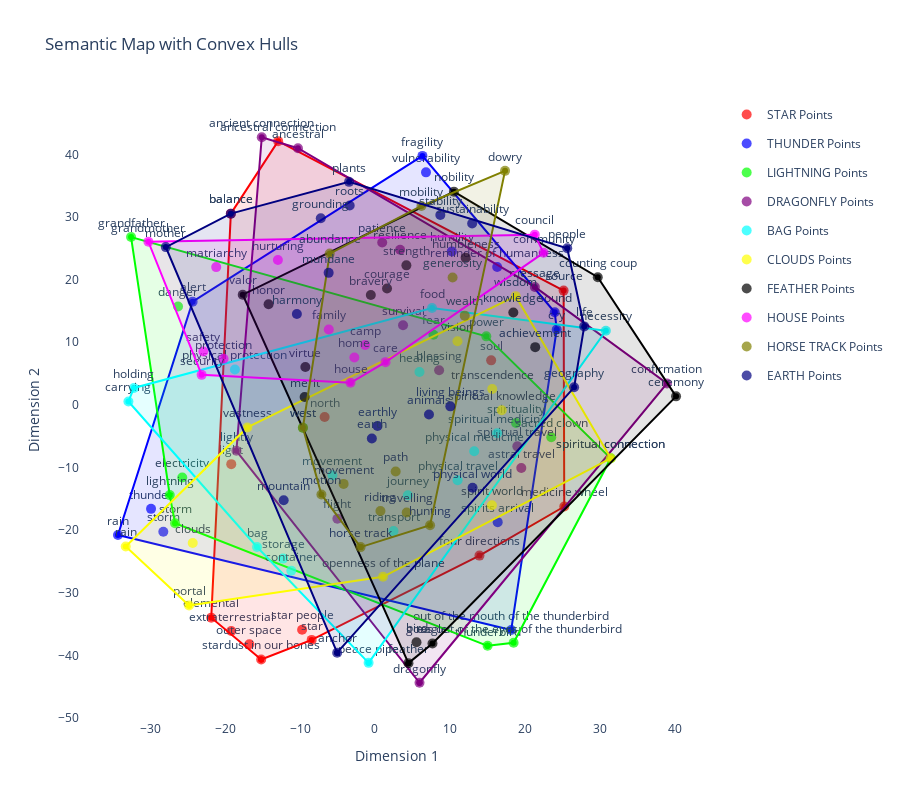

Source (notebook cell):
### Code cell
import numpy as np
import plotly.graph_objects as go
from sklearn.manifold import TSNE
from shapely.geometry import MultiPoint
from scipy.spatial import ConvexHull
from transformers import CLIPTokenizer, CLIPModel
import torch
from sklearn.decomposition import PCA
from umap import UMAP
import seaborn as sns


def map_words_to_semantic_space_dynamic(word_dict, scaling_factor=2000, dim_red="tsne", perplexity=6):
    # Load CLIP model and tokenizer
    model_name = "openai/clip-vit-base-patch32"
    tokenizer = CLIPTokenizer.from_pretrained(model_name)
    model = CLIPModel.from_pretrained(model_name)

    # Combine all words across archetypes
    all_words = []
    labels = []
    for archetype, words in word_dict.items():
        all_words.extend(words)
        labels.extend([archetype] * len(words))

    # Calculate embeddings for all words
    word_vectors = []
    for word in all_words:
        tokenized = tokenizer(word, return_tensors="pt", padding=True, truncation=True)
        with torch.no_grad():
            embedding = model.get_text_features(**tokenized)
        word_vectors.append(embedding.squeeze(0).numpy())

    word_vectors = np.array(word_vectors)

    # Dimensionality reduction
    # Dimensionality reduction
    if dim_red == "tsne":
        dim_red_model = TSNE(n_components=2, perplexity=perplexity, random_state=42)
        word_vectors_2d = dim_red_model.fit_transform(word_vectors)
    elif dim_red == "pca":
        dim_red_model = PCA(n_components=2)
        word_vectors_2d = dim_red_model.fit_transform(word_vectors)
    elif dim_red == "umap":
        dim_red_model = UMAP(n_components=2, random_state=42)
        word_vectors_2d = dim_red_model.fit_transform(word_vectors)
    else:
        raise ValueError(f"Invalid value for dim_red: {dim_red}. Supported values: 'tsne', 'pca', 'umap'.")

    return word_vectors_2d, labels, all_words, word_vectors


def create_dynamic_plot(word_vectors_2d, labels, all_words):
    # Create a Plotly figure
    fig = go.Figure()

    unique_archetypes = list(set(labels))
    base_colors = [
        'rgba(255, 0, 0, 1)',    # Red
        'rgba(0, 0, 255, 1)',    # Blue
        'rgba(0, 255, 0, 1)',    # Green
        'rgba(128, 0, 128, 1)',  # Purple
        'rgba(0, 255, 255, 1)',  # Cyan
        'rgba(255, 255, 0, 1)',  # Yellow
        'rgba(0, 0, 0, 1)',      # Black
        'rgba(255, 0, 255, 1)',  # Magenta
        'rgba(128, 128, 0, 1)',  # Olive
        'rgba(0, 0, 128, 1)',    # Navy
        'rgba(0, 128, 128, 1)',  # Teal
        'rgba(0, 128, 0, 1)',    # Lime
    ]

    archetype_hulls = {}
    areas = {}
    for i, archetype in enumerate(unique_archetypes):
        # Get points for the current archetype
        archetype_indices = [j for j, label in enumerate(labels) if label == archetype]
        x = word_vectors_2d[archetype_indices, 0]
        y = word_vectors_2d[archetype_indices, 1]

        # Calculate convex hull and area
        archetype_points = MultiPoint([(x[j], y[j]) for j in range(len(x))])
        hull = archetype_points.convex_hull
        area = hull.area
        archetype_hulls[archetype] = hull
        areas[archetype] = area
        print(f"{archetype} area: {area:.2f}")

        # Add scatter plot for archetype points
        fig.add_trace(go.Scatter(
            x=x, y=y,
            mode='markers+text',
            marker=dict(size=10, color=base_colors[i % len(base_colors)], opacity=0.7),
            text=np.array(all_words)[archetype_indices],
            textposition="top center",
            name=f"{archetype} Points",
            legendgroup=archetype,  # Group the points and hull together
            showlegend=True         # Show legend only for the points
        ))

        # Add convex hull for archetype
        if len(x) > 2:  # Only plot hull if it exists
            hull_coords = np.array(hull.exterior.coords)
            fig.add_trace(go.Scatter(
                x=hull_coords[:, 0].tolist() + [hull_coords[0, 0]],
                y=hull_coords[:, 1].tolist() + [hull_coords[0, 1]],
                fill='toself',
                fillcolor=base_colors[i % len(base_colors)].replace('1)', '0.1)'),
                line=dict(color=base_colors[i % len(base_colors)]),
                name=f"{archetype} Hull",
                legendgroup=archetype,  # Group the hull with the points
                showlegend=False        # Do not show a separate legend for the hull
            ))

    # Update plot layout
    fig.update_layout(
        title="Semantic Map with Convex Hulls",
        xaxis_title="Dimension 1",
        yaxis_title="Dimension 2",
        width=900,
        height=800
    )
    # Remove gridlines
    fig.update_xaxes(showgrid=False)
    fig.update_yaxes(showgrid=False)
    # Remove background color
    fig.update_layout(plot_bgcolor='rgba(0,0,0,0)')
    fig.write_html("dynamic_semantic_map.html")
    fig.show()

    return archetype_hulls, areas


lakota_symbols = {
    "BAG": [
        "bag", "movement", "storage", "transport", "physical medicine",
        "spiritual medicine", "peace pipe", "healing", "necessity", "holding",
        "physical travel", "container", "physical protection", "carrying", "journey", "food"
    ],
    "CLOUDS": [
        "clouds", "rain", "spiritual connection", "vision", "spiritual knowledge",
        "spirit world", "portal", "transcendence", "wisdom", "openness of the plane", "vastness"
    ],
    "DRAGONFLY": [
        "dragonfly", "resilience", "ancient connection", "ancestral", "confirmation",
        "message", "spiritual travel", "flight", "astral travel", "lightly", "blessing",
        "patience", "survival"
    ],
    "EARTH": [
        "earth", "people", "animals", "living beings", "plants", "roots", "mother",
        "geography", "mountain", "earthly", "mundane", "physical world", "harmony",
        "life", "sustainability", "balance", "grounding", "anchor", "stability"
    ],
    "FEATHER": [
        "feather", "achievement", "honor", "bravery", "merit", "counting coup",
        "courage", "knowledge", "eagle", "bird", "ceremony", "humbleness", "nobility",
        "virtue", "valor", "strength"
    ],
    "HORSE TRACK": [
        "horse track", "wealth", "travelling", "movement", "path", "motion",
        "riding", "hunting", "abundance", "dowry", "generosity", "west", "mobility"
    ],
    "HOUSE": [
        "house", "nurturing", "protection", "security", "home", "community",
        "matriarchy", "camp", "family", "care", "council", "grandmother", "safety"
    ],
    "LIGHTNING": [
        "lightning", "power", "thunderbird", "sacred clown", "spirituality", "storm",
        "spiritual connection", "electricity", "west", "fear", "grandfather", "danger",
        "goes out of the eyes of the thunderbird"
    ],
    "STAR": [
        "star", "medicine wheel", "four directions", "north", "ancestral connection",
        "stardust in our bones", "elemental", "extraterrestrial", "star people", "soul",
        "source", "light", "outer space", "balance"
    ],
    "THUNDER": [
        "thunder", "storm", "sound", "cry", "rain", "alert", "spirits arrival",
        "humility", "reminder of humanness", "fragility", "vulnerability", "out of the mouth of the thunderbird"
    ]
}


# Map words to semantic space
word_vectors_2d, labels, all_words, word_vectors = map_words_to_semantic_space_dynamic(lakota_symbols, dim_red="tsne", perplexity=15)

# Create dynamic plot
hulls, areas = create_dynamic_plot(word_vectors_2d, labels, all_words)
plot_archetype_heatmap(hulls)

# plot areas as bar chart
areas_ordered = {k: v for k, v in sorted(areas.items(), key=lambda item: item[1])}
import matplotlib.pyplot as plt
plt.figure(figsize=(10, 5))
plt.bar(areas_ordered.keys(), areas_ordered.values())
plt.ylabel("Area of Convex Hull")
plt.title("Area of Convex Hull for Each Symbol")
plt.tight_layout()
plt.show()

### Figure 1 — Plotly figure (JSON) as saved in the notebook; plotly's stock layout.template omitted (floating-point values rounded to 4 significant figures)
{"data": [{"legendgroup": "STAR", "marker": {"color": "rgba(255, 0, 0, 1)", "opacity": 0.7, "size": 10}, "mode": "markers+text", "name": "STAR Points", "showlegend": true, "text": ["star", "medicine wheel", "four directions", "north", "ancestral connection", "stardust in our bones", "elemental", "extraterrestrial", "star people", "soul", "source", "light", "outer space", "balance"], "textposition": "top center", "type": "scatter", "x": [-8.45, 25.27, 13.95, -6.717, -12.92, -15.19, -21.85, -19.19, -9.726, 15.51, 25.18, -19.18, -16.76, -19.24], "y": [-37.53, -16.23, -24.07, -1.953, 42.11, -40.66, -33.98, -36.11, -35.9, 7.105, 18.24, -9.471, -38.22, 30.53]}, {"fill": "toself", "fillcolor": "rgba(255, 0, 0, 0.1)", "legendgroup": "STAR", "line": {"color": "rgba(255, 0, 0, 1)"}, "name": "STAR Hull", "showlegend": false, "type": "scatter", "x": [-15.19, -21.85, -19.24, -12.92, 25.18, 25.27, 13.95, -8.45, -15.19, -15.19], "y": [-40.66, -33.98, 30.53, 42.11, 18.24, -16.23, -24.07, -37.53, -40.66, -40.66]}, {"legendgroup": "THUNDER", "marker": {"color": "rgba(0, 0, 255, 1)", "opacity": 0.7, "size": 10}, "mode": "markers+text", "name": "THUNDER Points", "showlegend": true, "text": ["thunder", "storm", "sound", "cry", "rain", "alert", "spirits arrival", "humility", "reminder of humanness", "fragility", "vulnerability", "out of the mouth of the thunderbird"], "textposition": "top center", "type": "scatter", "x": [-29.89, -28.25, 23.99, 24.26, -34.3, -24.34, 16.38, 10.26, 16.32, 6.335, 6.811, 18.18], "y": [-16.61, -20.25, 14.79, 12.04, -20.77, 16.48, -18.73, 24.5, 22.0, 39.75, 37.13, -35.95]}, {"fill": "toself", "fillcolor": "rgba(0, 0, 255, 0.1)", "legendgroup": "THUNDER", "line": {"color": "rgba(0, 0, 255, 1)"}, "name": "THUNDER Hull", "showlegend": false, "type": "scatter", "x": [18.18, -34.3, -24.34, 6.335, 23.99, 24.26, 18.18, 18.18], "y": [-35.95, -20.77, 16.48, 39.75, 14.79, 12.04, -35.95, -35.95]}, {"legendgroup": "LIGHTNING", "marker": {"color": "rgba(0, 255, 0, 1)", "opacity": 0.7, "size": 10}, "mode": "markers+text", "name": "LIGHTNING Points", "showlegend": true, "text": ["lightning", "power", "thunderbird", "sacred clown", "spirituality", "storm", "spiritual connection", "electricity", "west", "fear", "grandfather", "danger", "goes out of the eyes of the thunderbird"], "textposition": "top center", "type": "scatter", "x": [-27.39, 14.86, 15.03, 23.53, 18.83, -26.69, 31.47, -25.72, -9.618, 7.804, -32.56, -26.28, 18.5], "y": [-14.41, 10.94, -38.48, -5.183, -2.885, -18.9, -8.54, -11.61, -3.648, 11.2, 26.79, 15.69, -37.99]}, {"fill": "toself", "fillcolor": "rgba(0, 255, 0, 0.1)", "legendgroup": "LIGHTNING", "line": {"color": "rgba(0, 255, 0, 1)"}, "name": "LIGHTNING Hull", "showlegend": false, "type": "scatter", "x": [15.03, -26.69, -27.39, -32.56, 14.86, 31.47, 18.5, 15.03, 15.03], "y": [-38.48, -18.9, -14.41, 26.79, 10.94, -8.54, -37.99, -38.48, -38.48]}, {"legendgroup": "DRAGONFLY", "marker": {"color": "rgba(128, 0, 128, 1)", "opacity": 0.7, "size": 10}, "mode": "markers+text", "name": "DRAGONFLY Points", "showlegend": true, "text": ["dragonfly", "resilience", "ancient connection", "ancestral", "confirmation", "message", "spiritual travel", "flight", "astral travel", "lightly", "blessing", "patience", "survival"], "textposition": "top center", "type": "scatter", "x": [5.945, 3.356, -15.11, -10.28, 38.98, 21.34, 19.0, -5.015, 19.53, -18.49, 8.561, 0.9661, 3.747], "y": [-44.37, 24.77, 42.73, 40.98, 3.413, 18.83, -6.629, -18.18, -10.08, -7.343, 5.515, 25.93, 12.7]}, {"fill": "toself", "fillcolor": "rgba(128, 0, 128, 0.1)", "legendgroup": "DRAGONFLY", "line": {"color": "rgba(128, 0, 128, 1)"}, "name": "DRAGONFLY Hull", "showlegend": false, "type": "scatter", "x": [5.945, -18.49, -15.11, -10.28, 21.34, 38.98, 5.945, 5.945], "y": [-44.37, -7.343, 42.73, 40.98, 18.83, 3.413, -44.37, -44.37]}, {"legendgroup": "BAG", "marker": {"color": "rgba(0, 255, 255, 1)", "opacity": 0.7, "size": 10}, "mode": "markers+text", "name": "BAG Points", "showlegend": true, "text": ["bag", "movement", "storage", "transport", "physical medicine", "spiritual medicine", "peace pipe", "healing", "necessity", "holding", "physical travel", "container", "physical protection", "carrying", "journey", "food"], "textposition": "top center", "type": "scatter", "x": [-15.74, -5.674, -12.27, 2.474, 13.25, 16.3, -0.8507, 5.941, 30.82, -32.17, 11.03, -11.17, -18.69, -32.91, 4.389, 7.618], "y": [-22.7, -11.25, -24.55, -20.16, -7.409, -4.528, -41.2, 5.256, 11.84, 2.704, -12.04, -26.5, 5.656, 0.5415, -14.44, 15.45]}, {"fill": "toself", "fillcolor": "rgba(0, 255, 255, 0.1)", "legendgroup": "BAG", "line": {"color": "rgba(0, 255, 255, 1)"}, "name": "BAG Hull", "showlegend": false, "type": "scatter", "x": [-0.8507, -15.74, -32.91, -32.17, 7.618, 30.82, -0.8507, -0.8507], "y": [-41.2, -22.7, 0.5415, 2.704, 15.45, 11.84, -41.2, -41.2]}, {"legendgroup": "CLOUDS", "marker": {"color": "rgba(255, 255, 0, 1)", "opacity": 0.7, "size": 10}, "mode": "markers+text", "name": "CLOUDS Points", "showlegend": true, "text": ["clouds", "rain", "spiritual connection", "vision", "spiritual knowledge", "spirit world", "portal", "transcendence", "wisdom", "openness of the plane", "vastness"], "textposition": "top center", "type": "scatter", "x": [-24.32, -33.26, 31.47, 11.01, 16.92, 15.61, -24.81, 15.65, 18.78, 1.076, -17.03], "y": [-22.05, -22.62, -8.54, 10.14, -0.861, -16.04, -32.05, 2.534, 17.36, -27.45, -3.607]}, {"fill": "toself", "fillcolor": "rgba(255, 255, 0, 0.1)", "legendgroup": "CLOUDS", "line": {"color": "rgba(255, 255, 0, 1)"}, "name": "CLOUDS Hull", "showlegend": false, "type": "scatter", "x": [-24.81, -33.26, -17.03, 18.78, 31.47, 1.076, -24.81, -24.81], "y": [-32.05, -22.62, -3.607, 17.36, -8.54, -27.45, -32.05, -32.05]}, {"legendgroup": "FEATHER", "marker": {"color": "rgba(0, 0, 0, 1)", "opacity": 0.7, "size": 10}, "mode": "markers+text", "name": "FEATHER Points", "showlegend": true, "text": ["feather", "achievement", "honor", "bravery", "merit", "counting coup", "courage", "knowledge", "eagle", "bird", "ceremony", "humbleness", "nobility", "virtue", "valor", "strength"], "textposition": "top center", "type": "scatter", "x": [4.466, 21.39, -14.2, -0.5523, -9.388, 29.74, 1.608, 18.47, 7.676, 5.544, 40.18, 12.1, 10.54, -9.292, -17.65, 4.195], "y": [-41.24, 9.213, 16.05, 17.53, 1.257, 20.38, 18.57, 14.74, -38.11, -37.92, 1.353, 23.47, 34.04, 6.056, 17.58, 22.28]}, {"fill": "toself", "fillcolor": "rgba(0, 0, 0, 0.1)", "legendgroup": "FEATHER", "line": {"color": "rgba(0, 0, 0, 1)"}, "name": "FEATHER Hull", "showlegend": false, "type": "scatter", "x": [4.466, -17.65, 10.54, 29.74, 40.18, 7.676, 4.466, 4.466], "y": [-41.24, 17.58, 34.04, 20.38, 1.353, -38.11, -41.24, -41.24]}, {"legendgroup": "HOUSE", "marker": {"color": "rgba(255, 0, 255, 1)", "opacity": 0.7, "size": 10}, "mode": "markers+text", "name": "HOUSE Points", "showlegend": true, "text": ["house", "nurturing", "protection", "security", "home", "community", "matriarchy", "camp", "family", "care", "council", "grandmother", "safety"], "textposition": "top center", "type": "scatter", "x": [-3.266, -12.96, -20.21, -23.13, -2.75, 22.5, -21.19, -1.307, -6.161, 1.413, 21.33, -30.24, -22.9], "y": [3.526, 23.14, 7.354, 4.79, 7.551, 24.28, 21.99, 9.56, 12.03, 6.817, 27.18, 26.04, 8.527]}, {"fill": "toself", "fillcolor": "rgba(255, 0, 255, 0.1)", "legendgroup": "HOUSE", "line": {"color": "rgba(255, 0, 255, 1)"}, "name": "HOUSE Hull", "showlegend": false, "type": "scatter", "x": [-3.266, -23.13, -30.24, 21.33, 22.5, 1.413, -3.266, -3.266], "y": [3.526, 4.79, 26.04, 27.18, 24.28, 6.817, 3.526, 3.526]}, {"legendgroup": "HORSE TRACK", "marker": {"color": "rgba(128, 128, 0, 1)", "opacity": 0.7, "size": 10}, "mode": "markers+text", "name": "HORSE TRACK Points", "showlegend": true, "text": ["horse track", "wealth", "travelling", "movement", "path", "motion", "riding", "hunting", "abundance", "dowry", "generosity", "west", "mobility"], "textposition": "top center", "type": "scatter", "x": [-1.923, 11.98, 4.236, -4.185, 2.765, -7.148, 0.7311, 7.354, -6.036, 17.36, 10.36, -9.618, 6.2], "y": [-22.72, 14.24, -17.18, -12.62, -10.64, -14.33, -16.96, -19.23, 24.15, 37.36, 20.34, -3.648, 31.76]}, {"fill": "toself", "fillcolor": "rgba(128, 128, 0, 0.1)", "legendgroup": "HORSE TRACK", "line": {"color": "rgba(128, 128, 0, 1)"}, "name": "HORSE TRACK Hull", "showlegend": false, "type": "scatter", "x": [-1.923, -7.148, -9.618, -6.036, 6.2, 17.36, 7.354, -1.923, -1.923], "y": [-22.72, -14.33, -3.648, 24.15, 31.76, 37.36, -19.23, -22.72, -22.72]}, {"legendgroup": "EARTH", "marker": {"color": "rgba(0, 0, 128, 1)", "opacity": 0.7, "size": 10}, "mode": "markers+text", "name": "EARTH Points", "showlegend": true, "text": ["earth", "people", "animals", "living beings", "plants", "roots", "mother", "geography", "mountain", "earthly", "mundane", "physical world", "harmony", "life", "sustainability", "balance", "grounding", "anchor", "stability"], "textposition": "top center", "type": "scatter", "x": [-0.4165, 25.66, 7.208, 10.06, -3.458, -3.373, -27.91, 26.58, -12.18, 0.3422, -6.182, 13.03, -10.43, 27.93, 12.97, -19.24, -7.231, -5.047, 8.725], "y": [-5.367, 24.99, -1.553, -0.24, 35.6, 31.82, 25.19, 2.799, -15.23, -3.369, 21.08, -13.24, 14.51, 12.53, 28.95, 30.53, 29.8, -39.57, 30.32]}, {"fill": "toself", "fillcolor": "rgba(0, 0, 128, 0.1)", "legendgroup": "EARTH", "line": {"color": "rgba(0, 0, 128, 1)"}, "name": "EARTH Hull", "showlegend": false, "type": "scatter", "x": [-5.047, -27.91, -19.24, -3.458, 25.66, 27.93, 26.58, -5.047, -5.047], "y": [-39.57, 25.19, 30.53, 35.6, 24.99, 12.53, 2.799, -39.57, -39.57]}], "layout": {"height": 800, "plot_bgcolor": "rgba(0,0,0,0)", "title": {"text": "Semantic Map with Convex Hulls"}, "width": 900, "xaxis": {"showgrid": false, "title": {"text": "Dimension 1"}}, "yaxis": {"showgrid": false, "title": {"text": "Dimension 2"}}}}
